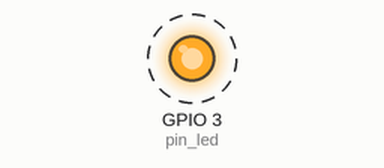
This program was run on a simulated Raspberry Pi (BCM pin numbers). On the bench: output pins drawn as LEDs (lit = HIGH). Dashed ring = blinking.

Above: at 0.2 s.
Timing chart, 0 to 3.0 s (numbered marks = the images above):
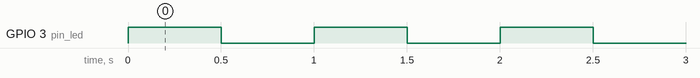

The program:

blink.py
```python
import RPi.GPIO as GPIO
import time

pin_led = 3

GPIO.setmode(GPIO.BCM)
GPIO.setup(pin_led,GPIO.OUT)

while(1):
    GPIO.output(pin_led,GPIO.HIGH)
    time.sleep(0.5)
    GPIO.output(pin_led, GPIO.LOW)
    time.sleep(0.5)
```

Measured:
- by itself, GPIO 3 (pin_led): alternates HIGH for 0.50 s and LOW for 0.50 s
